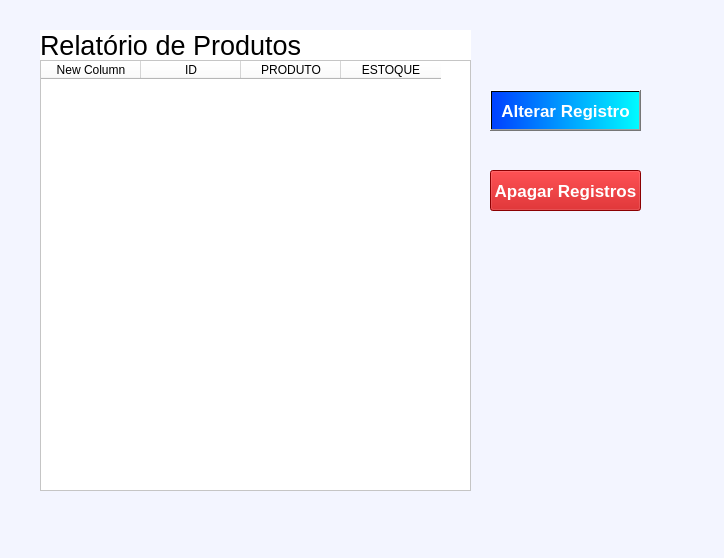
<?xml version="1.0" encoding="UTF-8"?>
<ui version="4.0">
 <class>MainWindow</class>
 <widget class="QMainWindow" name="MainWindow">
  <property name="geometry">
   <rect>
    <x>0</x>
    <y>0</y>
    <width>724</width>
    <height>558</height>
   </rect>
  </property>
  <property name="windowTitle">
   <string>MainWindow</string>
  </property>
  <property name="styleSheet">
   <string notr="true">background-color: rgb(243, 245, 255);</string>
  </property>
  <widget class="QWidget" name="centralwidget">
   <widget class="QLabel" name="label_3">
    <property name="geometry">
     <rect>
      <x>40</x>
      <y>30</y>
      <width>431</width>
      <height>31</height>
     </rect>
    </property>
    <property name="font">
     <font>
      <family>Arial</family>
      <pointsize>20</pointsize>
      <weight>50</weight>
      <bold>false</bold>
     </font>
    </property>
    <property name="styleSheet">
     <string notr="true">background-color: rgb(255, 255, 255);</string>
    </property>
    <property name="text">
     <string>Relatório de Produtos</string>
    </property>
    <property name="alignment">
     <set>Qt::AlignLeading|Qt::AlignLeft|Qt::AlignVCenter</set>
    </property>
   </widget>
   <widget class="QTableWidget" name="tableWidget">
    <property name="geometry">
     <rect>
      <x>40</x>
      <y>60</y>
      <width>431</width>
      <height>431</height>
     </rect>
    </property>
    <property name="styleSheet">
     <string notr="true">background-color: rgb(255, 255, 255);</string>
    </property>
    <column>
     <property name="text">
      <string>New Column</string>
     </property>
    </column>
    <column>
     <property name="text">
      <string>ID</string>
     </property>
    </column>
    <column>
     <property name="text">
      <string>PRODUTO</string>
     </property>
    </column>
    <column>
     <property name="text">
      <string>ESTOQUE</string>
     </property>
    </column>
   </widget>
   <widget class="QPushButton" name="btnAlterar">
    <property name="geometry">
     <rect>
      <x>490</x>
      <y>90</y>
      <width>151</width>
      <height>41</height>
     </rect>
    </property>
    <property name="font">
     <font>
      <family>Arial</family>
      <pointsize>13</pointsize>
      <weight>75</weight>
      <bold>true</bold>
     </font>
    </property>
    <property name="styleSheet">
     <string notr="true">background-color:qlineargradient(spread:pad, x1:0.02, y1:0, x2:1, y2:0, stop:0 rgba(0, 68, 255, 255), stop:1 rgba(0, 251, 255, 255));
color:rgb(255, 255, 255)</string>
    </property>
    <property name="text">
     <string>Alterar Registro</string>
    </property>
   </widget>
   <widget class="QPushButton" name="btnDeletar">
    <property name="geometry">
     <rect>
      <x>490</x>
      <y>170</y>
      <width>151</width>
      <height>41</height>
     </rect>
    </property>
    <property name="font">
     <font>
      <family>Arial</family>
      <pointsize>13</pointsize>
      <weight>75</weight>
      <bold>true</bold>
     </font>
    </property>
    <property name="styleSheet">
     <string notr="true">background-color: rgb(194, 0, 3);
color: rgb(255, 255, 255);</string>
    </property>
    <property name="text">
     <string>Apagar Registros</string>
    </property>
   </widget>
  </widget>
  <widget class="QMenuBar" name="menubar">
   <property name="geometry">
    <rect>
     <x>0</x>
     <y>0</y>
     <width>724</width>
     <height>21</height>
    </rect>
   </property>
  </widget>
  <widget class="QStatusBar" name="statusbar"/>
 </widget>
 <resources/>
 <connections/>
</ui>
